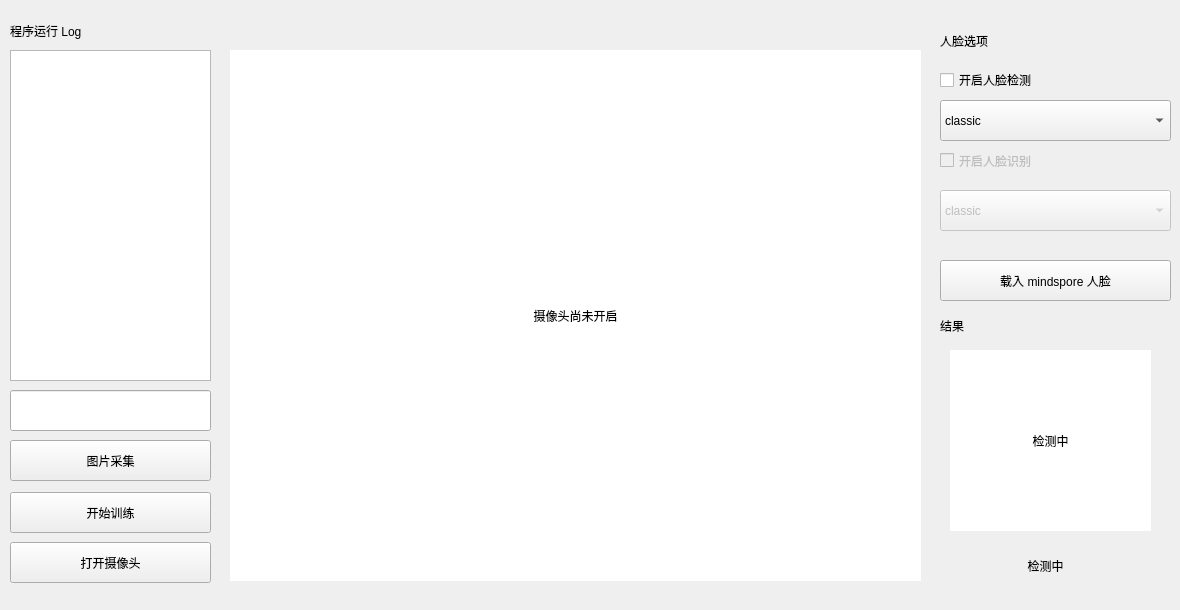
<?xml version="1.0" encoding="UTF-8"?>
<ui version="4.0">
 <class>System</class>
 <widget class="QWidget" name="System">
  <property name="geometry">
   <rect>
    <x>0</x>
    <y>0</y>
    <width>1180</width>
    <height>610</height>
   </rect>
  </property>
  <property name="minimumSize">
   <size>
    <width>1180</width>
    <height>610</height>
   </size>
  </property>
  <property name="maximumSize">
   <size>
    <width>1180</width>
    <height>610</height>
   </size>
  </property>
  <property name="windowTitle">
   <string>人脸识别系统</string>
  </property>
  <widget class="QPushButton" name="switchButton">
   <property name="geometry">
    <rect>
     <x>10</x>
     <y>542</y>
     <width>201</width>
     <height>41</height>
    </rect>
   </property>
   <property name="maximumSize">
    <size>
     <width>16777215</width>
     <height>16777215</height>
    </size>
   </property>
   <property name="text">
    <string>打开摄像头</string>
   </property>
  </widget>
  <widget class="QLabel" name="displayField">
   <property name="geometry">
    <rect>
     <x>230</x>
     <y>50</y>
     <width>691</width>
     <height>531</height>
    </rect>
   </property>
   <property name="minimumSize">
    <size>
     <width>0</width>
     <height>0</height>
    </size>
   </property>
   <property name="styleSheet">
    <string notr="true">background: white</string>
   </property>
   <property name="text">
    <string>摄像头尚未开启</string>
   </property>
   <property name="alignment">
    <set>Qt::AlignCenter</set>
   </property>
  </widget>
  <widget class="QCheckBox" name="openRecognition">
   <property name="enabled">
    <bool>false</bool>
   </property>
   <property name="geometry">
    <rect>
     <x>940</x>
     <y>140</y>
     <width>181</width>
     <height>41</height>
    </rect>
   </property>
   <property name="text">
    <string>开启人脸识别</string>
   </property>
  </widget>
  <widget class="QComboBox" name="recogMethod">
   <property name="enabled">
    <bool>false</bool>
   </property>
   <property name="geometry">
    <rect>
     <x>940</x>
     <y>190</y>
     <width>231</width>
     <height>41</height>
    </rect>
   </property>
   <property name="editable">
    <bool>false</bool>
   </property>
   <property name="currentIndex">
    <number>0</number>
   </property>
   <item>
    <property name="text">
     <string>classic</string>
    </property>
   </item>
   <item>
    <property name="text">
     <string>mindspore</string>
    </property>
   </item>
  </widget>
  <widget class="QTextEdit" name="logText">
   <property name="geometry">
    <rect>
     <x>10</x>
     <y>50</y>
     <width>201</width>
     <height>331</height>
    </rect>
   </property>
  </widget>
  <widget class="QLabel" name="label">
   <property name="geometry">
    <rect>
     <x>10</x>
     <y>10</y>
     <width>201</width>
     <height>41</height>
    </rect>
   </property>
   <property name="text">
    <string>程序运行 Log</string>
   </property>
  </widget>
  <widget class="QPushButton" name="startTrainButton">
   <property name="geometry">
    <rect>
     <x>10</x>
     <y>492</y>
     <width>201</width>
     <height>41</height>
    </rect>
   </property>
   <property name="text">
    <string>开始训练</string>
   </property>
  </widget>
  <widget class="QCheckBox" name="openDetection">
   <property name="geometry">
    <rect>
     <x>940</x>
     <y>70</y>
     <width>201</width>
     <height>20</height>
    </rect>
   </property>
   <property name="text">
    <string>开启人脸检测</string>
   </property>
  </widget>
  <widget class="QLabel" name="label_2">
   <property name="geometry">
    <rect>
     <x>940</x>
     <y>20</y>
     <width>161</width>
     <height>41</height>
    </rect>
   </property>
   <property name="text">
    <string>人脸选项</string>
   </property>
  </widget>
  <widget class="QComboBox" name="detectMethod">
   <property name="enabled">
    <bool>true</bool>
   </property>
   <property name="geometry">
    <rect>
     <x>940</x>
     <y>100</y>
     <width>231</width>
     <height>41</height>
    </rect>
   </property>
   <property name="editable">
    <bool>false</bool>
   </property>
   <property name="currentIndex">
    <number>0</number>
   </property>
   <item>
    <property name="text">
     <string>classic</string>
    </property>
   </item>
   <item>
    <property name="text">
     <string>mediapipe</string>
    </property>
   </item>
   <item>
    <property name="text">
     <string>mindspore</string>
    </property>
   </item>
  </widget>
  <widget class="QLabel" name="label_3">
   <property name="geometry">
    <rect>
     <x>940</x>
     <y>310</y>
     <width>91</width>
     <height>31</height>
    </rect>
   </property>
   <property name="text">
    <string>结果</string>
   </property>
  </widget>
  <widget class="QPushButton" name="imgRegister">
   <property name="geometry">
    <rect>
     <x>10</x>
     <y>440</y>
     <width>201</width>
     <height>41</height>
    </rect>
   </property>
   <property name="text">
    <string>图片采集</string>
   </property>
  </widget>
  <widget class="QPushButton" name="loadMindSporeFace">
   <property name="geometry">
    <rect>
     <x>940</x>
     <y>260</y>
     <width>231</width>
     <height>41</height>
    </rect>
   </property>
   <property name="text">
    <string>载入 mindspore 人脸</string>
   </property>
  </widget>
  <widget class="QLabel" name="resultFace">
   <property name="geometry">
    <rect>
     <x>950</x>
     <y>350</y>
     <width>201</width>
     <height>181</height>
    </rect>
   </property>
   <property name="font">
    <font>
     <family>.AppleSystemUIFont</family>
    </font>
   </property>
   <property name="layoutDirection">
    <enum>Qt::LeftToRight</enum>
   </property>
   <property name="styleSheet">
    <string notr="true">background-color: white;
color: black</string>
   </property>
   <property name="text">
    <string>检测中</string>
   </property>
   <property name="alignment">
    <set>Qt::AlignCenter</set>
   </property>
  </widget>
  <widget class="QLabel" name="resultLabel">
   <property name="geometry">
    <rect>
     <x>970</x>
     <y>550</y>
     <width>151</width>
     <height>31</height>
    </rect>
   </property>
   <property name="text">
    <string>检测中</string>
   </property>
   <property name="alignment">
    <set>Qt::AlignCenter</set>
   </property>
  </widget>
  <widget class="QLineEdit" name="nameInput">
   <property name="geometry">
    <rect>
     <x>10</x>
     <y>390</y>
     <width>201</width>
     <height>41</height>
    </rect>
   </property>
  </widget>
 </widget>
 <resources/>
 <connections/>
</ui>
